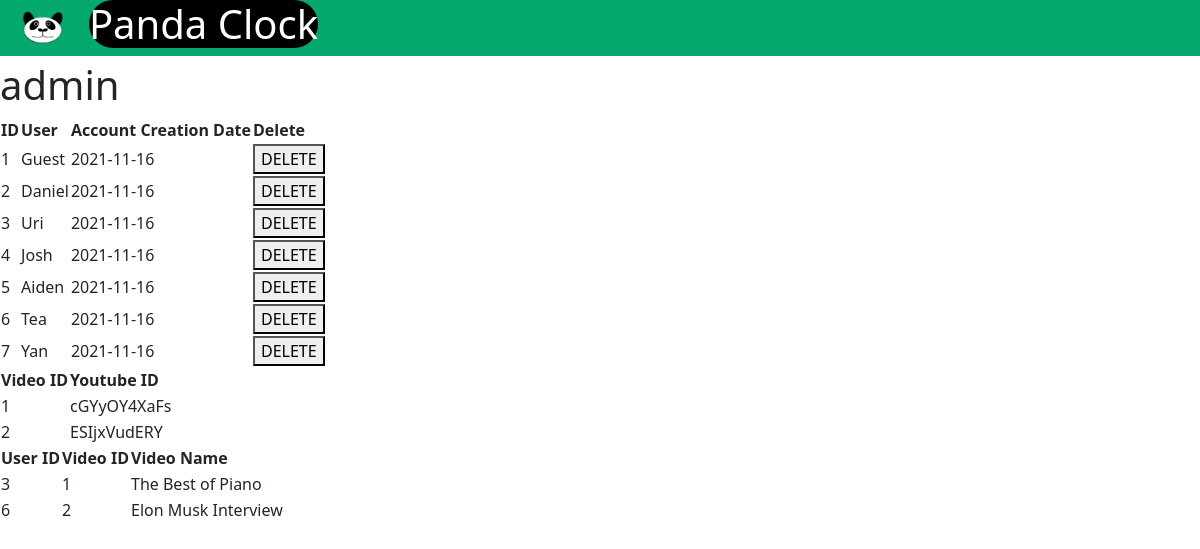
The page /admin (signed in) on the database its author committed.
### pomodoro_routing.py (models this page shows, shortened)
class User(db.Model):
    userID = db.Column(db.Integer, primary_key=True)
    username = db.Column(db.String(20), unique=True, nullable=False)
    hashedPass = db.Column(db.String(50), nullable=False)
    dateAdded = db.Column(db.Date, default=datetime.utcnow)
    isAdmin = db.Column(db.Boolean, default=False, nullable=False)
    userVideos = db.relationship('UserVideo', backref='user')

class Video(db.Model):
    videoID = db.Column(db.Integer, primary_key=True)
    youtubeID = db.Column(db.String(50), unique=True)
    userVideos = db.relationship('UserVideo', backref='video')

class UserVideo(db.Model):
    user_id = db.Column(db.Integer, db.ForeignKey(
        "user.userID"), primary_key=True)
    video_id = db.Column(db.Integer, db.ForeignKey(
        "video.videoID"), primary_key=True)
    given_name = db.Column(db.String(20), default='default', nullable=False)

### pomodoro_routing.py (the view, shortened to what this page needs)
@app.route("/admin", methods=["POST", "GET"])
def admin():
    if "user" in session:
        currUser_userName = session["user"]
        currUser = User.query.filter_by(username=currUser_userName).first()
        currIsAdmin = currUser.isAdmin
        if not currIsAdmin:
            return redirect(url_for("main_page"))
    else:
        return redirect(url_for("login"))
    return render_template("admin.html", users=User.query.all(), videos=Video.query.all(), userVideos=UserVideo.query.all())

### templates/admin.html (shortened to what this page needs)
<!DOCTYPE html>
<html lang="en">
<head>
    <link rel="stylesheet" href="../static/stylesheets/navbar.css">
</head>
<body>
    <div style="width: 100%;">
        {% include './sharedTemplates/navbar.html' %}
    </div>
    <h1>admin</h1>
    <table>
        <tr>
          <th>ID</th>
          <th>User</th>
          <th>Account Creation Date</th>
          <th>Delete</th>
        </tr>
        {% for usr in users %}
        <tr>
          <td>{{ usr.userID }}</td>
          <td>{{ usr.username }}</td>
          <td>{{ usr.dateAdded }}</td>
          <td>
              <form method ="post" action="">
                <button type="submit" name="delete_user" value={{ usr.userID }}>DELETE</button>
              </form>
            </td>
        </tr>
        {% endfor %}
      </table>
      <table>
        <tr>
          <th>Video ID</th>
          <th>Youtube ID</th>
        </tr>
        {% for vid in videos %}
        <tr>
          <td>{{ vid.videoID }}</td>
          <td>{{ vid.youtubeID }}</td>
        </tr>
        {% endfor %}
      </table>
      <table>
        <tr>
          <th>User ID</th>
          <th>Video ID</th>
          <th>Video Name</th>
        </tr>
        {% for usrVid in userVideos %}
        <tr>
          <td>{{ usrVid.user_id }}</td>
          <td>{{ usrVid.video_id }}</td>
          <td>{{ usrVid.given_name }}</td>
        </tr>
        {% endfor %}
      </table>
</body>
</html>

### templates/sharedTemplates/navbar.html (shortened to what this page needs)
<div id='navbar'>
    <section class="container-navbar">
        <link href="https://cdn.jsdelivr.net/npm/bootstrap@5.1.1/dist/css/bootstrap.min.css" rel="stylesheet">
        <a href="/login">
        <img src="../../static/pictures/panda_logo_visible.png" alt="logo" id="logoNavbar">
        </a>
        <h1 style="color: white;
                    background-color: black; border-radius: 30px;">Panda Clock</h1>
    </section>
    <div class="bottom-bar"></div>
</div>

### static/stylesheets/navbar.css (style rules this page uses)
#navbar { background-color: #04AA6D; display: block; max-height:10%; width: 100%; min-width:100% !important; }
#logoNavbar { max-height: 50px; margin-top: 5px; width:auto; opacity:1; float: left; }
.container-navbar { display: flex; justify-content: left; }
.bottom-bar { height: 5px; background-color: white; width:100%; position: relative; }

### rows shown on the page
User: userID "1", username "Guest", dateAdded "2021-11-16"
User: userID "2", username "Daniel", dateAdded "2021-11-16"
User: userID "3", username "Uri", dateAdded "2021-11-16"
User: userID "4", username "Josh", dateAdded "2021-11-16"
User: userID "5", username "Aiden", dateAdded "2021-11-16"
User: userID "6", username "Tea", dateAdded "2021-11-16"
User: userID "7", username "Yan", dateAdded "2021-11-16"
Video: videoID "1", youtubeID "cGYyOY4XaFs"
Video: videoID "2", youtubeID "ESIjxVudERY"
UserVideo: user_id "3", video_id "1", given_name "The Best of Piano"
UserVideo: user_id "6", video_id "2", given_name "Elon Musk Interview"
